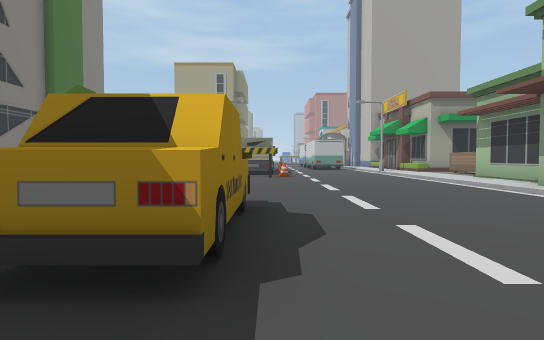
view 1 (above)

24 first-person views from a walk through a Unity game level. The camera is 1.3 m above the floor, tilts 2° down and sees 80° across. The floor is counted in squares, 2 m on a side. Each view is taken from the middle of a square. On the plan, view 1 faces up. The plan holds only what a view shows up to about 10 squares ahead; the rest is blank. The place goes on beyond the plan. The player character is not drawn.

view 2
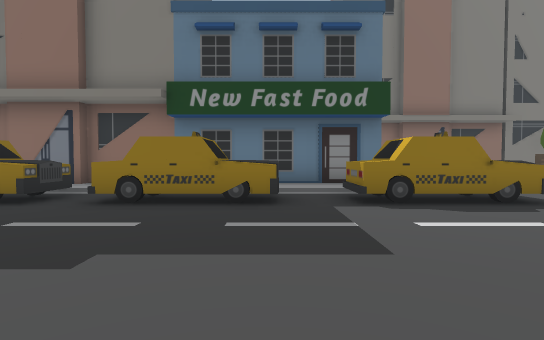

view 3
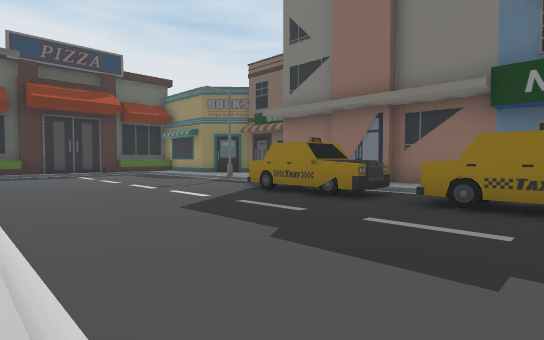

view 4
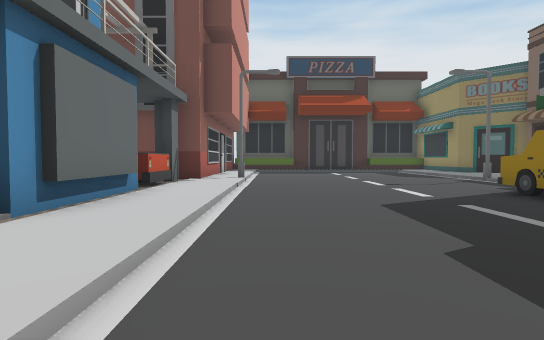

view 5
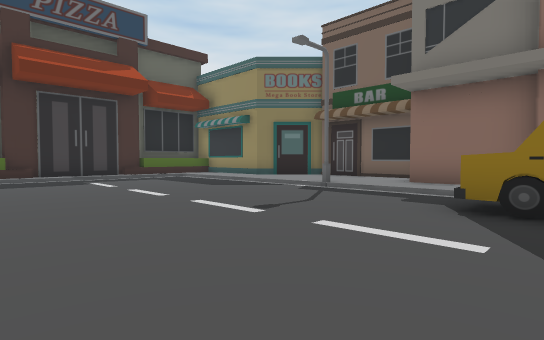

view 6
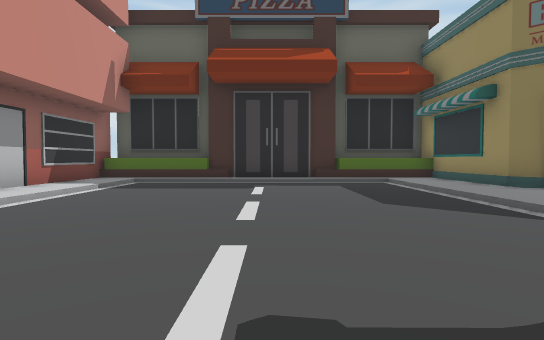

view 7
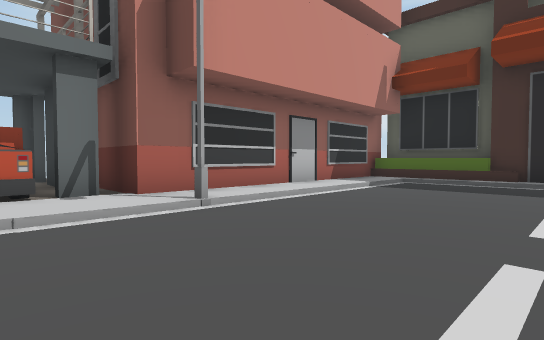

view 8
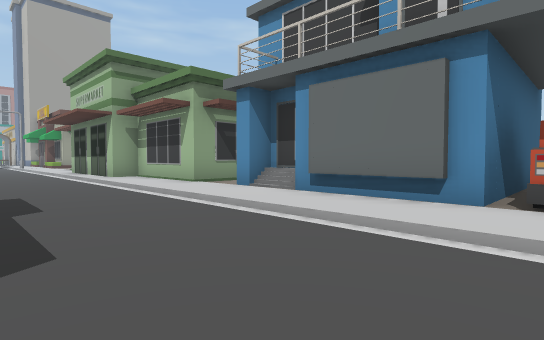

view 9
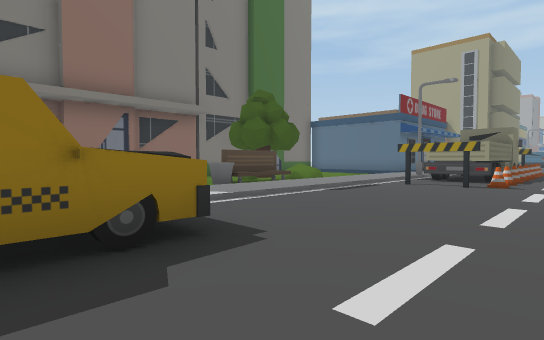

view 10
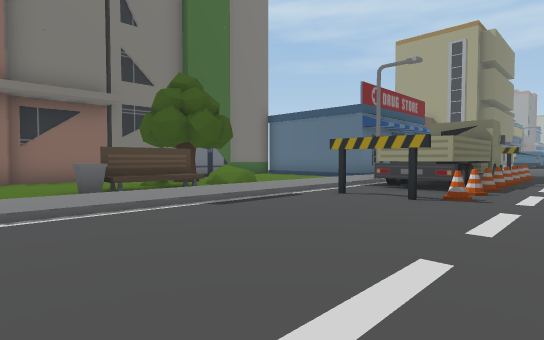

view 11
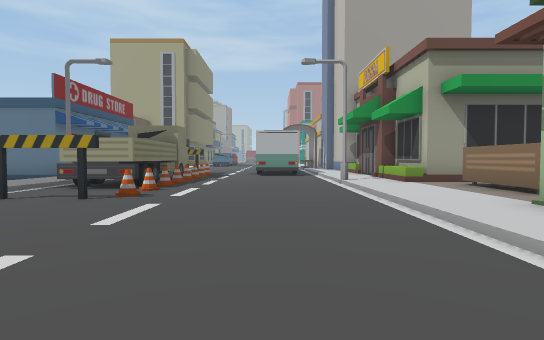

view 12
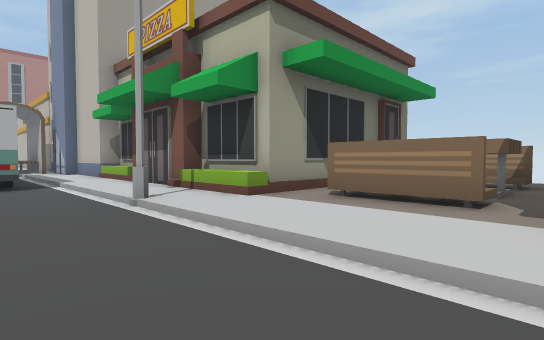

view 13
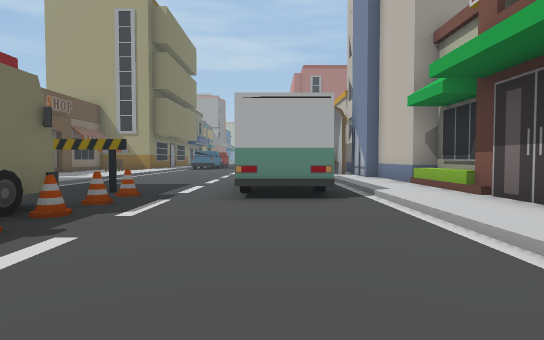

view 14
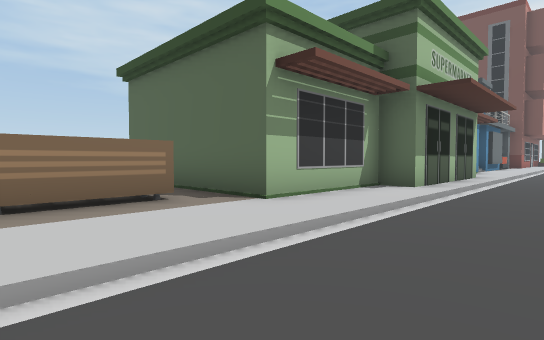

view 15
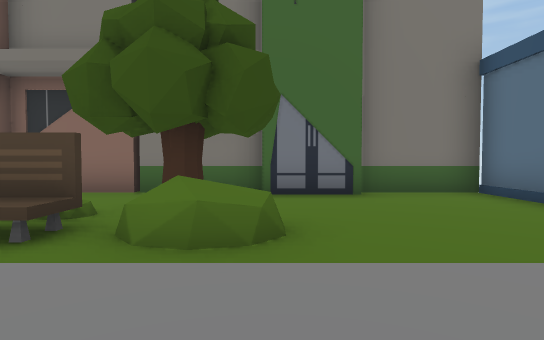

view 16
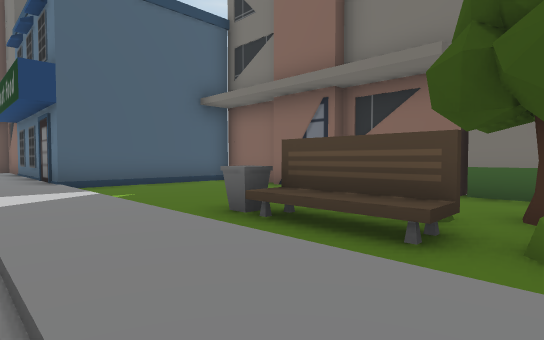

view 17
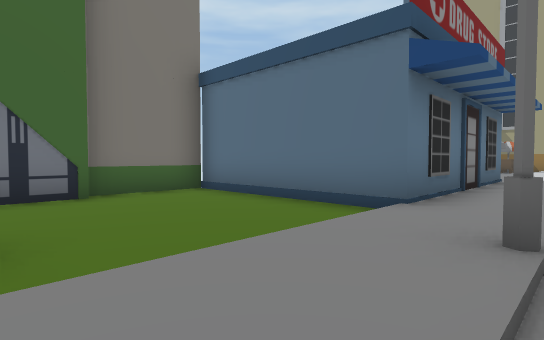

view 18
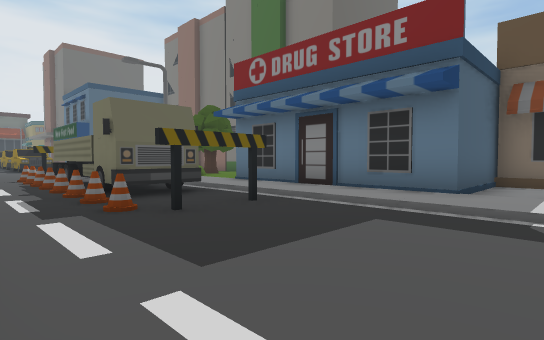

view 19
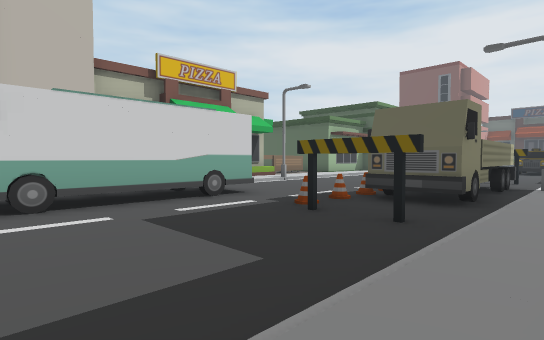

view 20
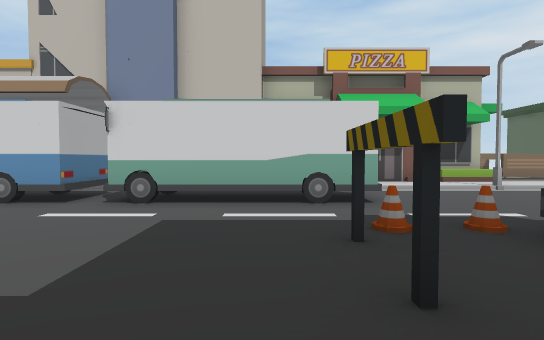

view 21
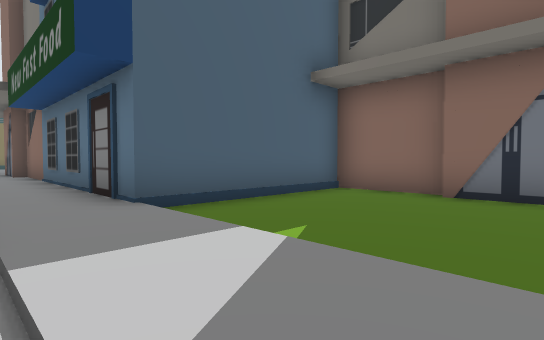

view 22
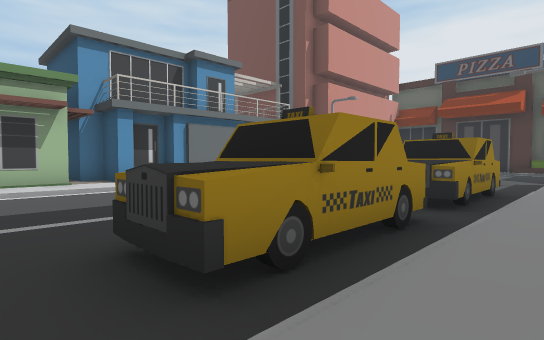

view 23
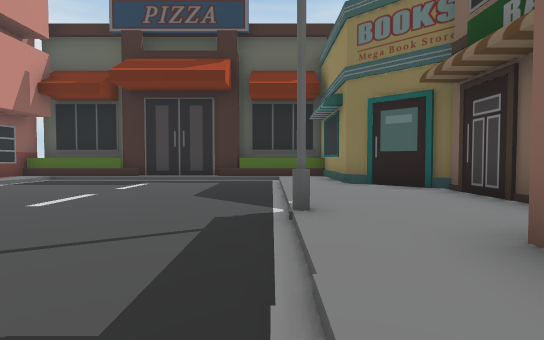

view 24
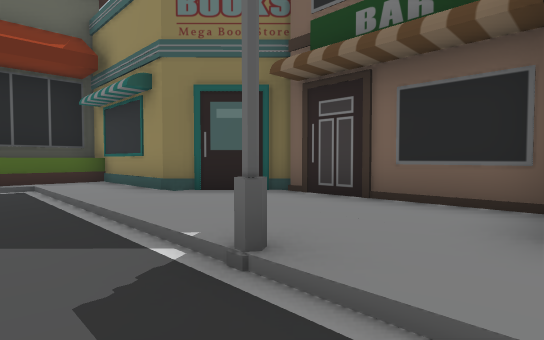

### Floor plan
Key: @ floor where view 1 was taken; # wall or solid block; . main floor; : floor 0.25 m higher than the main floor; / step, stairs or slope; B building; E bench; S streetlight; T truck; C cone; U bush; R tree; O other object.
Columns run from 9 left of view 1 to 12 right of it. Each row starts with its distance up from view 1.
 23     O :/....O./B
 22   #...:/....OO/:B
 21   ####:/....O /:B
 20      #:/....O //B
 19      #:/OC..OO//B
 18      #:/.C....//B
 17      #:/TC..../:B
 16  #####:/TC....//B
 15 B.....:STC....S/B
 14 B.....:STC....S/BBBBBB
 13  B....:/TC....///:
 12  B..U.:/.C..../:E:E E
 11 B  RU.:/OO..../:E:E:E
 10 B...E.:/....../:BBBBB
  9 B...E.:/....../:B
  8 B...E.:/....../:B
  7  B....:/....../:B
  6  B....:/....../B
  5 B.....:/....../B
  4 B.....:/O...../B
  3  BBBBB:/O...../B
  2      B:/O...../:B
  1      B:/....../:B
  0      B:/O@..../:B
 -1      B:/O...../:BB
 -2      B:/O...../::#
 -3      B:/O...../:##
 -4      B:/O...../:#
 -5      B:/O...../:#
 -6      B /O...../:#
 -7      B /O...../:#####
 -8      B:/....../:TTT
 -9     BB:/....../:::T #
-10    #:::S......SBBBBBB
-11    #:::S....../B
-12    #:::/....../B
-13    ##::/....../B
-14     ##:/....../B
-15      #:/....../B
-16      #:/....../B
-17      #:////////B
-18      ##########B

Positions as (right, up) in squares from view 1, and headings:
1: (0, 0), facing up
2: (5, 0), facing left
3: (5, -1), facing down-left
4: (4, -1), facing down
5: (4, -6), facing down-left
6: (1, -8), facing down
7: (1, -8), facing down-right
8: (2, -8), facing up-right
9: (2, 3), facing up-left
10: (2, 6), facing up-left
11: (3, 6), facing up
12: (3, 10), facing up-right
13: (3, 13), facing up
14: (3, 13), facing down-right
15: (-2, 12), facing left
16: (-2, 11), facing down-left
17: (-2, 12), facing up-left
18: (2, 23), facing down-left
19: (-3, 23), facing down-right
20: (-3, 20), facing right
21: (-2, 7), facing down-left
22: (-3, 1), facing down-right
23: (-2, -7), facing down
24: (-1, -9), facing down-left
